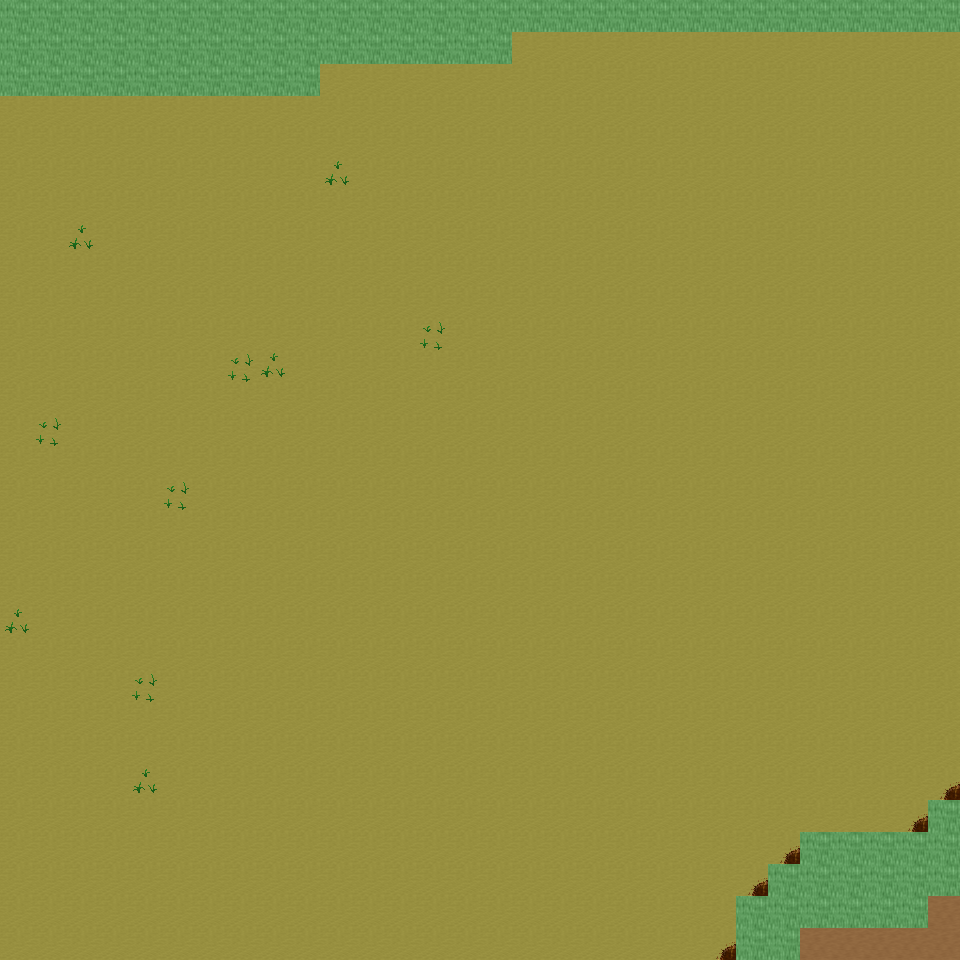

The image is a tile-based game level rendered from a .tmx file. Its description and source (layers, tilesets, objects; grid data summarised) follow:
An orthogonal 30x30 tile map with 32x32 px tiles, 6 tile layers (Ground, Object, Object2, Above, ...), 31 tilesets and 4 objects (4x mapExit).

<map version="1.0" orientation="orthogonal" renderorder="right-down" width="30" height="30" tilewidth="32" tileheight="32" nextobjectid="5">
  <tileset firstgid="1" name="tileset_ground_ground" tilewidth="32" tileheight="32" tilecount="33" columns="3">
    <image source="../drawable/tileset_ground_ground.png" width="96" height="352" />
  </tileset>
  <tileset firstgid="34" name="tileset_ground_ridge_earth_dark" tilewidth="32" tileheight="32" tilecount="96" columns="12">
    <image source="../drawable/tileset_ground_ridge_earth_dark.png" width="384" height="256" />
  </tileset>
  <tileset firstgid="130" name="tileset_furniture_light_iron_lamp" tilewidth="32" tileheight="32" tilecount="3" columns="1">
    <image source="../drawable/tileset_furniture_light_iron_lamp.png" width="32" height="96" />
  </tileset>
  <tileset firstgid="133" name="tileset_furniture_light_dark_torch" tilewidth="32" tileheight="32" tilecount="8" columns="2">
    <image source="../drawable/tileset_furniture_light_dark_torch.png" width="64" height="128" />
  </tileset>
  <tileset firstgid="141" name="tileset_furniture_light_flames" tilewidth="32" tileheight="32" tilecount="6" columns="6">
    <image source="../drawable/tileset_furniture_light_flames.png" width="192" height="32" />
  </tileset>
  <tileset firstgid="147" name="tileset_item_corpse_skeleton" tilewidth="32" tileheight="32" tilecount="4" columns="2">
    <image source="../drawable/tileset_item_corpse_skeleton.png" width="64" height="64" />
  </tileset>
  <tileset firstgid="151" name="tileset_item_blood_floor_stains_2" tilewidth="32" tileheight="32" tilecount="4" columns="2">
    <image source="../drawable/tileset_item_blood_floor_stains_2.png" width="64" height="64" />
  </tileset>
  <tileset firstgid="155" name="tileset_item_chest_large" tilewidth="32" tileheight="32" tilecount="8" columns="4">
    <image source="../drawable/tileset_item_chest_large.png" width="128" height="64" />
  </tileset>
  <tileset firstgid="163" name="tileset_item_armor_sword_rack" tilewidth="32" tileheight="32" tilecount="4" columns="2">
    <image source="../drawable/tileset_item_armor_sword_rack.png" width="64" height="64" />
  </tileset>
  <tileset firstgid="167" name="tileset_item_armor_weapons_rack" tilewidth="32" tileheight="32" tilecount="18" columns="9">
    <image source="../drawable/tileset_item_armor_weapons_rack.png" width="288" height="64" />
  </tileset>
  <tileset firstgid="185" name="tileset_item_pot_barrel_tall" tilewidth="32" tileheight="32" tilecount="2" columns="1">
    <image source="../drawable/tileset_item_pot_barrel_tall.png" width="32" height="64" />
  </tileset>
  <tileset firstgid="187" name="tileset_item_pot_pot_tall" tilewidth="32" tileheight="32" tilecount="2" columns="1">
    <image source="../drawable/tileset_item_pot_pot_tall.png" width="32" height="64" />
  </tileset>
  <tileset firstgid="189" name="tileset_ground_rock_pebbles" tilewidth="32" tileheight="32" tilecount="3" columns="1">
    <image source="../drawable/tileset_ground_rock_pebbles.png" width="32" height="96" />
  </tileset>
  <tileset firstgid="192" name="tileset_item_corpse_skull_dark" tilewidth="32" tileheight="32" tilecount="2" columns="2">
    <image source="../drawable/tileset_item_corpse_skull_dark.png" width="64" height="32" />
  </tileset>
  <tileset firstgid="194" name="tileset_ground_ladder_horizontal_dark" tilewidth="32" tileheight="32" tilecount="3" columns="1">
    <image source="../drawable/tileset_ground_ladder_horizontal_dark.png" width="32" height="96" />
  </tileset>
  <tileset firstgid="197" name="tileset_ground_fire_fire" tilewidth="32" tileheight="32" tilecount="27" columns="3">
    <image source="../drawable/tileset_ground_fire_fire.png" width="96" height="288" />
  </tileset>
  <tileset firstgid="224" name="tileset_ground_cobbled_paving" tilewidth="32" tileheight="32" tilecount="1" columns="1">
    <image source="../drawable/tileset_ground_cobbled_paving.png" width="32" height="32" />
  </tileset>
  <tileset firstgid="225" name="tileset_plant_stump_int_small_stump" tilewidth="32" tileheight="32" tilecount="1" columns="1">
    <image source="../drawable/tileset_plant_stump_int_small_stump.png" width="32" height="32" />
  </tileset>
  <tileset firstgid="226" name="tileset_furniture_table_tree_stump_table" tilewidth="32" tileheight="32" tilecount="4" columns="2">
    <image source="../drawable/tileset_furniture_table_tree_stump_table.png" width="64" height="64" />
  </tileset>
  <tileset firstgid="230" name="tileset_logic_collision" tilewidth="32" tileheight="32" tilecount="1" columns="1">
    <image source="../drawable/tileset_logic_collision.png" width="32" height="32" />
  </tileset>
  <tileset firstgid="231" name="tileset_ground_ladder_vertical_dark" tilewidth="32" tileheight="32" tilecount="3" columns="3">
    <image source="../drawable/tileset_ground_ladder_vertical_dark.png" width="96" height="32" />
  </tileset>
  <tileset firstgid="234" name="tileset_logic_creature_animal" tilewidth="32" tileheight="32" tilecount="32" columns="8">
    <image source="../drawable/tileset_logic_creature_animal.png" width="256" height="128" />
  </tileset>
  <tileset firstgid="266" name="tileset_logic_creature_human_barbarian" tilewidth="32" tileheight="32" tilecount="7" columns="7">
    <image source="../drawable/tileset_logic_creature_human_barbarian.png" width="224" height="32" />
  </tileset>
  <tileset firstgid="273" name="tileset_ground_ladder_steps" tilewidth="32" tileheight="32" tilecount="6" columns="3">
    <image source="../drawable/tileset_ground_ladder_steps.png" width="96" height="64" />
  </tileset>
  <tileset firstgid="279" name="tileset_logic_portal" tilewidth="32" tileheight="32" tilecount="24" columns="8">
    <image source="../drawable/tileset_logic_portal.png" width="256" height="96" />
  </tileset>
  <tileset firstgid="303" name="tileset_ground_earth_edges_yellowgreen" tilewidth="32" tileheight="32" tilecount="15" columns="5">
    <image source="../drawable/tileset_ground_earth_edges_yellowgreen.png" width="160" height="96" />
  </tileset>
  <tileset firstgid="318" name="tileset_plant_grasses" tilewidth="32" tileheight="32" tilecount="6" columns="3">
    <image source="../drawable/tileset_plant_grasses.png" width="96" height="64" />
  </tileset>
  <tileset firstgid="324" name="tileset_light_yellow_light_5x5" tilewidth="32" tileheight="32" tilecount="25" columns="5">
    <image source="../drawable/tileset_light_yellow_light_5x5.png" width="160" height="160" />
  </tileset>
  <tileset firstgid="349" name="tileset_light_dim_yellow_light_7x5" tilewidth="32" tileheight="32" tilecount="35" columns="7">
    <image source="../drawable/tileset_light_dim_yellow_light_7x5.png" width="224" height="160" />
  </tileset>
  <tileset firstgid="384" name="tileset_item_firewood" tilewidth="32" tileheight="32" tilecount="12" columns="3">
    <image source="../drawable/tileset_item_firewood.png" width="96" height="128" />
  </tileset>
  <tileset firstgid="396" name="tileset_logic_creature_insect" tilewidth="32" tileheight="32" tilecount="5" columns="5">
    <image source="../drawable/tileset_logic_creature_insect.png" width="160" height="32" />
  </tileset>
  <layer name="Ground" width="30" height="30">
    <data>[900 cells, 900 non-empty, 2 distinct tile ids]</data>
  </layer>
  <layer name="Object" width="30" height="30">
    <data>[900 cells, 36 non-empty, 12 distinct tile ids]</data>
  </layer>
  <layer name="Object2" width="30" height="30">
    <data>[900 cells, 55 non-empty, 6 distinct tile ids]</data>
  </layer>
  <layer name="Above" width="30" height="30">
    <data>[900 cells, 0 non-empty, 0 distinct tile ids]</data>
  </layer>
  <layer name="Above2" width="30" height="30">
    <data>[900 cells, 0 non-empty, 0 distinct tile ids]</data>
  </layer>
  <layer name="Walkable" width="30" height="30">
    <data>[900 cells, 76 non-empty, 1 distinct tile ids]</data>
  </layer>
  <objectgroup name="MapEvents">
    <object id="1" name="south" type="mapExit" x="0" y="928" width="736" height="32">
      <properties>
        <property name="map" value="level_0_x204_y9" />
        <property name="x" value="0" />
        <property name="y" value="1" />
      </properties>
    </object>
    <object id="2" name="south2" type="mapExit" x="800" y="928" width="160" height="32">
      <properties>
        <property name="map" value="level_0_x204_y9" />
        <property name="x" value="25" />
        <property name="y" value="1" />
      </properties>
    </object>
    <object id="3" name="east" type="mapExit" x="928" y="32" width="32" height="768">
      <properties>
        <property name="map" value="level_0_x205_y8" />
        <property name="x" value="1" />
        <property name="y" value="1" />
      </properties>
    </object>
    <object id="4" name="east2" type="mapExit" x="928" y="896" width="32" height="64">
      <properties>
        <property name="map" value="level_0_x205_y8" />
        <property name="x" value="1" />
        <property name="y" value="28" />
      </properties>
    </object>
  </objectgroup>
</map>
